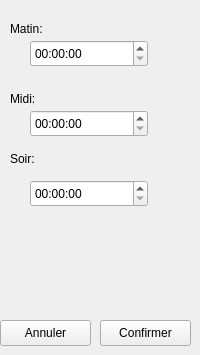
      <widget class="QWidget" name="page_temps">
       <widget class="QLabel" name="label_17">
        <property name="geometry">
         <rect>
          <x>10</x>
          <y>20</y>
          <width>58</width>
          <height>18</height>
         </rect>
        </property>
        <property name="text">
         <string>Matin:</string>
        </property>
       </widget>
       <widget class="QTimeEdit" name="priseSoir">
        <property name="geometry">
         <rect>
          <x>30</x>
          <y>180</y>
          <width>118</width>
          <height>27</height>
         </rect>
        </property>
       </widget>
       <widget class="QTimeEdit" name="priseMidi">
        <property name="geometry">
         <rect>
          <x>30</x>
          <y>110</y>
          <width>118</width>
          <height>27</height>
         </rect>
        </property>
       </widget>
       <widget class="QLabel" name="label_19">
        <property name="geometry">
         <rect>
          <x>10</x>
          <y>150</y>
          <width>58</width>
          <height>18</height>
         </rect>
        </property>
        <property name="text">
         <string>Soir:</string>
        </property>
       </widget>
       <widget class="QLabel" name="label_18">
        <property name="geometry">
         <rect>
          <x>10</x>
          <y>90</y>
          <width>58</width>
          <height>18</height>
         </rect>
        </property>
        <property name="text">
         <string>Midi:</string>
        </property>
       </widget>
       <widget class="QTimeEdit" name="priseMatin">
        <property name="geometry">
         <rect>
          <x>30</x>
          <y>40</y>
          <width>118</width>
          <height>27</height>
         </rect>
        </property>
       </widget>
       <widget class="QPushButton" name="temps_annuler_btn">
        <property name="geometry">
         <rect>
          <x>0</x>
          <y>320</y>
          <width>91</width>
          <height>26</height>
         </rect>
        </property>
        <property name="text">
         <string>Annuler</string>
        </property>
       </widget>
       <widget class="QPushButton" name="temps_confirmer_btn">
        <property name="geometry">
         <rect>
          <x>100</x>
          <y>320</y>
          <width>91</width>
          <height>26</height>
         </rect>
        </property>
        <property name="text">
         <string>Confirmer</string>
        </property>
       </widget>
      </widget>
